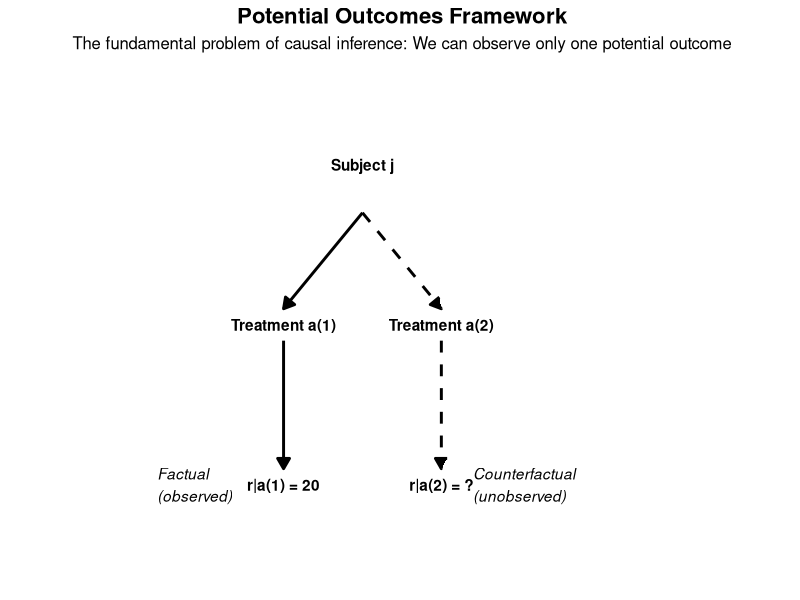
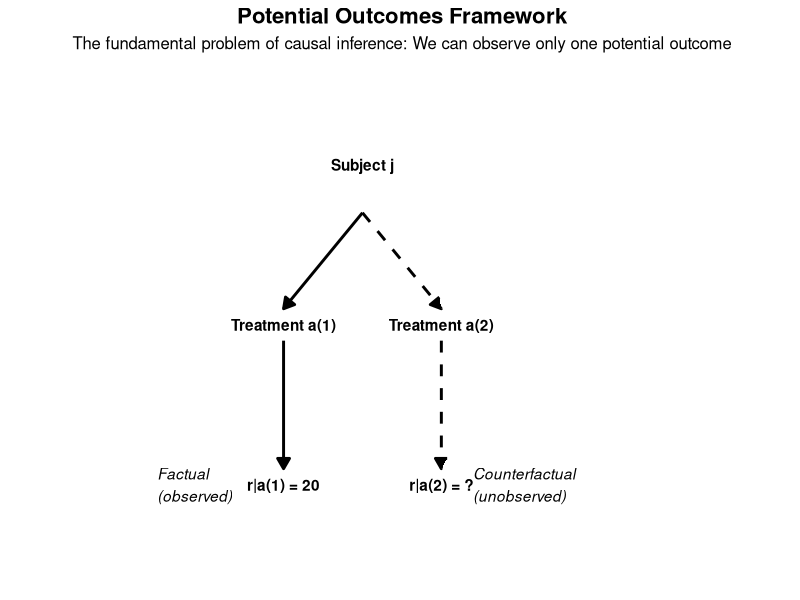

R code for these plots, in order:
# Load necessary libraries
library(ggplot2)
library(gridExtra)
library(grid)
library(dplyr)
setwd("C:/Users/User/Documents/Optimal Control with Causal Agents/Chapter1")
# Set up theme for consistent styling
theme_set(theme_minimal(base_size = 14))
custom_theme <- theme(
  panel.grid.minor = element_blank(),
  panel.border = element_blank(),
  axis.title = element_blank(),
  axis.text = element_blank(),
  axis.ticks = element_blank(),
  legend.position = "none"
)

# Create a data frame for the potential outcomes visualization
potential_outcomes <- data.frame(
  x = c(1.5, 1, 2),
  y = c(1, 0, 0),
  label = c("Subject j", "Treatment a(1)", "Treatment a(2)"),
  node_type = c("subject", "treatment", "treatment")
)

# Create a data frame for the arrows
arrows <- data.frame(
  x = c(1.5, 1.5),
  y = c(0.7, 0.7),
  xend = c(1, 2),
  yend = c(0.1, 0.1),
  arrow_type = c("solid", "dashed")
)

# Create a data frame for outcome nodes
outcomes <- data.frame(
  x = c(1, 2),
  y = c(-1, -1),
  label = c("r|a(1) = 20", "r|a(2) = ?"),
  node_type = c("observed", "counterfactual")
)

# Create a data frame for outcome arrows
outcome_arrows <- data.frame(
  x = c(1, 2),
  y = c(-0.1, -0.1),
  xend = c(1, 2),
  yend = c(-0.9, -0.9),
  arrow_type = c("solid", "dashed")
)

# Create the basic plot
p <- ggplot() +
  # Plot nodes
  # geom_point(data = potential_outcomes, 
  #            aes(x = x, y = y, color = node_type), 
  #            size = 20, alpha = 0.7) +
  
  # Add node labels
  geom_text(data = potential_outcomes, 
            aes(x = x, y = y, label = label),
            fontface = "bold") +
  
  # Add arrows between nodes
  geom_segment(data = arrows, 
               aes(x = x, y = y, xend = xend, yend = yend, 
                   linetype = arrow_type),
               arrow = arrow(length = unit(0.3, "cm"), type = "closed"),
               size = 1) +
  
  # Add outcome nodes
  # geom_point(data = outcomes, 
  #            aes(x = x, y = y, color = node_type), 
  #            size = 20, alpha = 0.7) +
  
  # Add outcome labels
  geom_text(data = outcomes, 
            aes(x = x, y = y, label = label),
            fontface = "bold") +
  
  # Add outcome arrows
  geom_segment(data = outcome_arrows, 
               aes(x = x, y = y, xend = xend, yend = yend, 
                   linetype = arrow_type),
               arrow = arrow(length = unit(0.3, "cm"), type = "closed"),
               size = 1) +
  
  # Add explanatory annotations
  annotate("text", x = 2.2, y = -1, 
           label = "Counterfactual\n(unobserved)", 
           hjust = 0, fontface = "italic") +
  annotate("text", x = 0.2, y = -1, 
           label = "Factual\n(observed)", 
           hjust = 0, fontface = "italic") +
  
  # Set colors
  scale_color_manual(values = c("subject" = "#3498db", 
                                "treatment" = "#e74c3c",
                                "counterfactual" = "#7f8c8d",
                                "observed" = "#2ecc71")) +
  
  # Set line types
  scale_linetype_manual(values = c("solid" = "solid", "dashed" = "dashed")) +
  
  # Add figure title
  labs(title = "Potential Outcomes Framework",
       subtitle = "The fundamental problem of causal inference: We can observe only one potential outcome") +
  
  # Set plot bounds and aspect ratio
  coord_cartesian(xlim = c(-0.5, 4), ylim = c(-1.5, 1.5)) +
  theme_minimal()+
  # Apply custom theme
  custom_theme +
  theme(plot.title = element_text(hjust = 0.5, face = "bold", size = 16),
        plot.subtitle = element_text(hjust = 0.5, size = 12),
        panel.grid.major = element_blank(),
        panel.grid.minor = element_blank())

# Save the plot
ggsave("potential_outcomes_framework.png", p, width = 10, height = 6, dpi = 300)

# Display the plot
print(p)